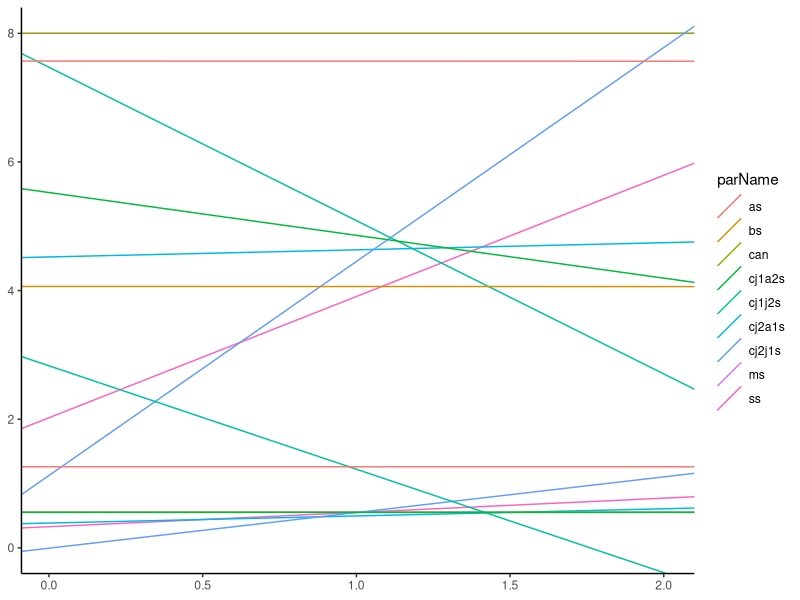
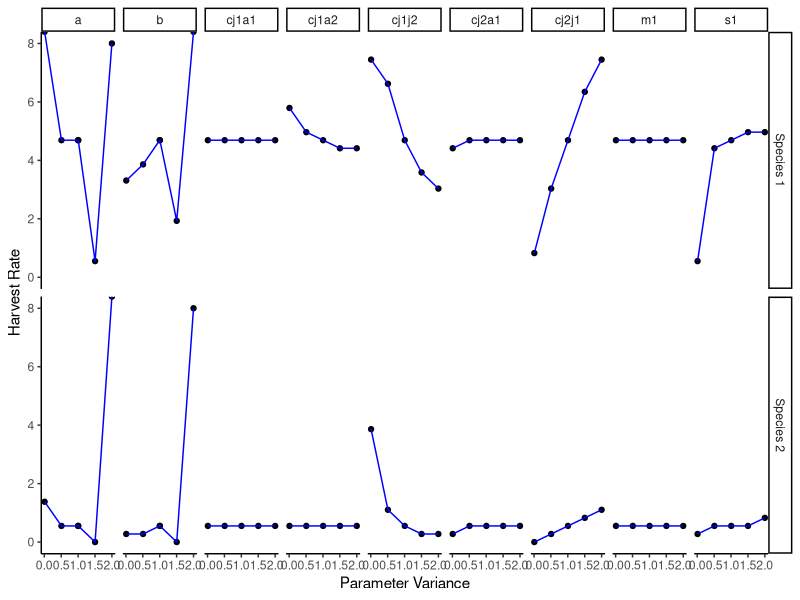

R code for these plots, in order:
## CJD 1.12.2021
## Updated sensitivity analysis with better plots

rm(list=ls())
library(deSolve)
library(ggplot2)
library(ggpubr)
#model function
# qE - harvest, species specific, this is what is controlled by 'regulations'
# s - juvenile overwinter survival, species specific
# m - adult natural mortality rate, species specific
# cJA - effect of adults of a given species on juveniles of a given species (cover cannibalism or interspecific predation, both happen in foraging arena)
# cJJ - effect of juveniles of one species on juveniles of the other (can be predation or competition)
# h - rate at which juveniles leave foraging arena for refuge, species specific
# v - rate at which juveniles enter foraging arena from refuge, species specific
# stock1 - annual stocked num spp1
# stock2 - annual stocked num spp2
simBiggsQ2<-function(t,y,params){
  A1<-y[1]
  A2<-y[2]
  J1<-y[3]
  J2<-y[4]
  with(as.list(params),{
    dA1dt=-qE1Fun(t)*A1-m1*A1+s1*J1
    dA2dt=-qE2Fun(t)*A2-m2*A2+s2*J2
    dJ1dt=-cJ1J2*J2*J1-((cJ1A2*v1*A2*J1)/(h1Fun(t)+v1+cJ1A2*A2))-((cJ1A1*v1*A1*J1)/(h1Fun(t)+v1+cJ1A1*A1))-s1*J1+(5000*A1/(500+A1))+st1Fun(t)
    dJ2dt=-cJ2J1*J1*J2-((cJ2A1*v2*A1*J2)/(h2Fun(t)+v2+cJ2A1*A1))-((cJ2A2*v2*A2*J2)/(h2Fun(t)+v2+cJ2A2*A2))-s2*J2+(5000*A2/(500+A2))+st2Fun(t)
    return(list(c(dA1dt,dA2dt,dJ1dt,dJ2dt)))
  })
}

#finding transition points for sensitivity analysis
tpS=function(x,y0,parmName){
  tips=data.frame(parVal=numeric(length(unique(x[,2]))),
                  minQTP=numeric(length(unique(x[,2]))),
                  maxQTP=numeric(length(unique(x[,2]))),
                  dom=character(length(unique(x[,2]))),
                  parName=rep(parmName,length(unique(x[,2]))))
  fits=data.frame(parName=parmName,intercept=numeric(1),slope=numeric(1))
  for(i in 1:length(unique(x[,2]))){
    init=y0[1]>y0[2]
    temp=x[x[,2]==unique(x[,2])[i],]
    comp=temp$A1>temp$A2+100
    harv=c(min(temp$qEs[comp!=init]),max(temp$qEs[comp!=init]))
    tips$parVal[i]=unique(x[,2])[i]
    tips$minQTP[i]=harv[1]
    tips$maxQTP[i]=harv[2]
    tips$dom[i]=ifelse(init==T,"A1","A2")
  }
  if(length(unique(tips$minQTP[is.finite(tips$minQTP)]))>1){
    fit=lm(tips$minQTP[is.finite(tips$minQTP)]~tips$parVal[is.finite(tips$minQTP)])
  }else{fit=lm(tips$maxQTP[is.finite(tips$maxQTP)]~tips$parVal[is.finite(tips$maxQTP)])}
  fits$intercept=fit$coefficients[1]
  fits$slope=fit$coefficients[2]
  return(list(tips,fits))
}

#### JUVENILE SURVIVAL RATE ####
tstep=times=1:300
ss=seq(.01,2,length.out = 5)
qEs=seq(0,8,length.out=30)
combos=expand.grid(qEs,ss);colnames(combos)=c("qEs","ss")
store=data.frame(A1=0,A2=0,J1=0,J2=0);store=cbind(combos,store)
store2=data.frame(A1=0,A2=0,J1=0,J2=0);store2=cbind(combos,store2)

y01=c(500,5000,0,0)
for(i in 1:nrow(store)){
  qE1Fun=approxfun(x=tstep,y=c(rep(store$qEs[i],length(tstep))))
  qE2Fun=approxfun(x=tstep,y=rep(2,length(tstep)))
  h1Fun=approxfun(x=tstep,y=rep(8,length(tstep)))
  h2Fun=approxfun(x=tstep,y=rep(8,length(tstep)))
  st1Fun=approxfun(x=tstep,y=rep(0,length(tstep)))
  st2Fun=approxfun(x=tstep,y=rep(0,length(tstep)))
  
  p=c(c(s1=0.1*store$ss[i],m1=0.1,cJ1A1=0.001,cJ1A2=0.05,cJ1J2=0.003,v1=1),
      c(s2=0.1,m2=0.1,cJ2A2=0.001,cJ2A1=0.03,cJ2J1=0.003,v2=1))
  sim=ode(y=y01,times=times,func=simBiggsQ2,parms=p)
  store$A1[i]=sim[nrow(sim)-1,2]
  store$A2[i]=sim[nrow(sim)-1,3]
  store$J1[i]=sim[nrow(sim)-1,4]
  store$J2[i]=sim[nrow(sim)-1,5]
  #store$ss[i]=ss[f]
}
y02=c(5000,500,0,0)
for(i in 1:nrow(store2)){
  qE1Fun=approxfun(x=tstep,y=c(rep(store2$qEs[i],length(tstep))))
  qE2Fun=approxfun(x=tstep,y=rep(1.8,length(tstep)))
  h1Fun=approxfun(x=tstep,y=rep(8,length(tstep)))
  h2Fun=approxfun(x=tstep,y=rep(8,length(tstep)))
  st1Fun=approxfun(x=tstep,y=rep(0,length(tstep)))
  st2Fun=approxfun(x=tstep,y=rep(0,length(tstep)))
  
  p=c(c(s1=0.1*store2$ss[i],m1=0.1,cJ1A1=0.001,cJ1A2=0.05,cJ1J2=0.003,v1=1),
      c(s2=0.1,m2=0.1,cJ2A2=0.001,cJ2A1=0.03,cJ2J1=0.003,v2=1))
  sim=ode(y=y02,times=times,func=simBiggsQ2,parms=p)
  store2$A1[i]=sim[nrow(sim)-1,2]
  store2$A2[i]=sim[nrow(sim)-1,3]
  store2$J1[i]=sim[nrow(sim)-1,4]
  store2$J2[i]=sim[nrow(sim)-1,5]
  #store2$ss[i]=ss[f]
}

t1=tpS(x=store,y0=y01,parmName="ss")
t2=tpS(x=store2,y0=y02,parmName="ss")




#### ADULT NATURAL MORTALITY RATE ####
#looking to see how variation in the adult natural mortality rate for species 1 changes whether or not stable states occur
times=1:300

ms=seq(.01,2,length.out = 5)
qEs=seq(0,8,length.out=30)
combos=expand.grid(qEs,ms);colnames(combos)=c("qEs","ms")
store=data.frame(A1=0,A2=0,J1=0,J2=0);store=cbind(combos,store)
store2=data.frame(A1=0,A2=0,J1=0,J2=0);store2=cbind(combos,store2)

y01=c(500,5000,0,0)
for(i in 1:nrow(store)){
  qE1Fun=approxfun(x=tstep,y=c(rep(store$qEs[i],length(tstep))))
  qE2Fun=approxfun(x=tstep,y=rep(2,length(tstep)))
  h1Fun=approxfun(x=tstep,y=rep(8,length(tstep)))
  h2Fun=approxfun(x=tstep,y=rep(8,length(tstep)))
  st1Fun=approxfun(x=tstep,y=rep(0,length(tstep)))
  st2Fun=approxfun(x=tstep,y=rep(0,length(tstep)))
  
  p=c(c(s1=0.1,m1=0.1*store$ms[i],cJ1A1=0.001,cJ1A2=0.05,cJ1J2=0.003,v1=1),
      c(s2=0.1,m2=0.1,cJ2A2=0.001,cJ2A1=0.03,cJ2J1=0.003,v2=1))
  sim=ode(y=y01,times=times,func=simBiggsQ2,parms=p)
  store$A1[i]=sim[nrow(sim)-1,2]
  store$A2[i]=sim[nrow(sim)-1,3]
  store$J1[i]=sim[nrow(sim)-1,4]
  store$J2[i]=sim[nrow(sim)-1,5]
}
y02=c(5000,500,0,0)
for(i in 1:nrow(store2)){
  qE1Fun=approxfun(x=tstep,y=c(rep(store2$qEs[i],length(tstep))))
  qE2Fun=approxfun(x=tstep,y=rep(1.8,length(tstep)))
  h1Fun=approxfun(x=tstep,y=rep(8,length(tstep)))
  h2Fun=approxfun(x=tstep,y=rep(8,length(tstep)))
  st1Fun=approxfun(x=tstep,y=rep(0,length(tstep)))
  st2Fun=approxfun(x=tstep,y=rep(0,length(tstep)))
  
  p=c(c(s1=0.1,m1=0.1*store2$ms[i],cJ1A1=0.001,cJ1A2=0.05,cJ1J2=0.003,v1=1),
      c(s2=0.1,m2=0.1,cJ2A2=0.001,cJ2A1=0.03,cJ2J1=0.003,v2=1))
  sim=ode(y=y02,times=times,func=simBiggsQ2,parms=p)
  store2$A1[i]=sim[nrow(sim)-1,2]
  store2$A2[i]=sim[nrow(sim)-1,3]
  store2$J1[i]=sim[nrow(sim)-1,4]
  store2$J2[i]=sim[nrow(sim)-1,5]
}

t3=tpS(x=store,y0=y01,parmName="ms")
t4=tpS(x=store2,y0=y02,parmName="ms")



#### ADULT PREDATION ON J2 ####
#looking to see how variation in the adult predation j2 for species 1 changes whether or not stable states occur
times=1:300

cj2a1s=seq(.01,2,length.out = 5)
qEs=seq(0,8,length.out=30)
combos=expand.grid(qEs,cj2a1s);colnames(combos)=c("qEs","cj2a1s")
store=data.frame(A1=0,A2=0,J1=0,J2=0);store=cbind(combos,store)
store2=data.frame(A1=0,A2=0,J1=0,J2=0);store2=cbind(combos,store2)

y01=c(500,5000,0,0)
for(i in 1:nrow(store)){
  qE1Fun=approxfun(x=tstep,y=c(rep(store$qEs[i],length(tstep))))
  qE2Fun=approxfun(x=tstep,y=rep(2,length(tstep)))
  h1Fun=approxfun(x=tstep,y=rep(8,length(tstep)))
  h2Fun=approxfun(x=tstep,y=rep(8,length(tstep)))
  st1Fun=approxfun(x=tstep,y=rep(0,length(tstep)))
  st2Fun=approxfun(x=tstep,y=rep(0,length(tstep)))
  
  p=c(c(s1=0.1,m1=0.1,cJ1A1=0.001,cJ1A2=0.05,cJ1J2=0.003,v1=1),
      c(s2=0.1,m2=0.1,cJ2A2=0.001,cJ2A1=0.03*store$cj2a1s[i],cJ2J1=0.003,v2=1))
  sim=ode(y=y01,times=times,func=simBiggsQ2,parms=p)
  store$A1[i]=sim[nrow(sim)-1,2]
  store$A2[i]=sim[nrow(sim)-1,3]
  store$J1[i]=sim[nrow(sim)-1,4]
  store$J2[i]=sim[nrow(sim)-1,5]
}
y02=c(5000,500,0,0)
for(i in 1:nrow(store2)){
  qE1Fun=approxfun(x=tstep,y=c(rep(store2$qEs[i],length(tstep))))
  qE2Fun=approxfun(x=tstep,y=rep(1.8,length(tstep)))
  h1Fun=approxfun(x=tstep,y=rep(8,length(tstep)))
  h2Fun=approxfun(x=tstep,y=rep(8,length(tstep)))
  st1Fun=approxfun(x=tstep,y=rep(0,length(tstep)))
  st2Fun=approxfun(x=tstep,y=rep(0,length(tstep)))
  
  p=c(c(s1=0.1,m1=0.1,cJ1A1=0.001,cJ1A2=0.05,cJ1J2=0.003,v1=1),
      c(s2=0.1,m2=0.1,cJ2A2=0.001,cJ2A1=0.03*store2$cj2a1s[i],cJ2J1=0.003,v2=1))
  sim=ode(y=y02,times=times,func=simBiggsQ2,parms=p)
  store2$A1[i]=sim[nrow(sim)-1,2]
  store2$A2[i]=sim[nrow(sim)-1,3]
  store2$J1[i]=sim[nrow(sim)-1,4]
  store2$J2[i]=sim[nrow(sim)-1,5]
}

t5=tpS(x=store,y0=y01,parmName="cj2a1s")
t6=tpS(x=store2,y0=y02,parmName="cj2a1s")



#### SP1 CANNIBALISM RATE ####

times=1:300

can=seq(.01,2,length.out = 5)
qEs=seq(0,8,length.out=30)
combos=expand.grid(qEs,can);colnames(combos)=c("qEs","can")
store=data.frame(A1=0,A2=0,J1=0,J2=0);store=cbind(combos,store)
store2=data.frame(A1=0,A2=0,J1=0,J2=0);store2=cbind(combos,store2)


y01=c(500,5000,0,0)
for(i in 1:nrow(store)){
  qE1Fun=approxfun(x=tstep,y=c(rep(store$qEs[i],length(tstep))))
  qE2Fun=approxfun(x=tstep,y=rep(2,length(tstep)))
  h1Fun=approxfun(x=tstep,y=rep(8,length(tstep)))
  h2Fun=approxfun(x=tstep,y=rep(8,length(tstep)))
  st1Fun=approxfun(x=tstep,y=rep(0,length(tstep)))
  st2Fun=approxfun(x=tstep,y=rep(0,length(tstep)))
  
  p=c(c(s1=0.1,m1=0.1,cJ1A1=0.001*store$can[i],cJ1A2=0.05,cJ1J2=0.003,v1=1),
      c(s2=0.1,m2=0.1,cJ2A2=0.001,cJ2A1=0.03,cJ2J1=0.003,v2=1))
  sim=ode(y=y01,times=times,func=simBiggsQ2,parms=p)
  store$A1[i]=sim[nrow(sim)-1,2]
  store$A2[i]=sim[nrow(sim)-1,3]
  store$J1[i]=sim[nrow(sim)-1,4]
  store$J2[i]=sim[nrow(sim)-1,5]
}
y02=c(5000,500,0,0)
for(i in 1:nrow(store)){
  qE1Fun=approxfun(x=tstep,y=c(rep(store2$qEs[i],length(tstep))))
  qE2Fun=approxfun(x=tstep,y=rep(1.8,length(tstep)))
  h1Fun=approxfun(x=tstep,y=rep(8,length(tstep)))
  h2Fun=approxfun(x=tstep,y=rep(8,length(tstep)))
  st1Fun=approxfun(x=tstep,y=rep(0,length(tstep)))
  st2Fun=approxfun(x=tstep,y=rep(0,length(tstep)))
  
  p=c(c(s1=0.1,m1=0.1,cJ1A1=0.001*store2$can[i],cJ1A2=0.05,cJ1J2=0.003,v1=1),
      c(s2=0.1,m2=0.1,cJ2A2=0.001,cJ2A1=0.03,cJ2J1=0.003,v2=1))
  sim=ode(y=y02,times=times,func=simBiggsQ2,parms=p)
  store2$A1[i]=sim[nrow(sim)-1,2]
  store2$A2[i]=sim[nrow(sim)-1,3]
  store2$J1[i]=sim[nrow(sim)-1,4]
  store2$J2[i]=sim[nrow(sim)-1,5]
  
}

t7=tpS(x=store,y0=y01,parmName="can")
t8=tpS(x=store2,y0=y02,parmName="can")

#### EFFECT OF J1 ON J2 ####
#looking to see how variation in the j1 effect on j2 changes whether or not stable states occur
times=1:300

cj2j1s=seq(.01,2,length.out = 5)
qEs=seq(0,8,length.out=30)
combos=expand.grid(qEs,cj2a1s);colnames(combos)=c("qEs","cj2j1s")
store=data.frame(A1=0,A2=0,J1=0,J2=0);store=cbind(combos,store)
store2=data.frame(A1=0,A2=0,J1=0,J2=0);store2=cbind(combos,store2)

y01=c(500,5000,0,0)
for(i in 1:nrow(store)){
  qE1Fun=approxfun(x=tstep,y=c(rep(store$qEs[i],length(tstep))))
  qE2Fun=approxfun(x=tstep,y=rep(2,length(tstep)))
  h1Fun=approxfun(x=tstep,y=rep(8,length(tstep)))
  h2Fun=approxfun(x=tstep,y=rep(8,length(tstep)))
  st1Fun=approxfun(x=tstep,y=rep(0,length(tstep)))
  st2Fun=approxfun(x=tstep,y=rep(0,length(tstep)))
  
  p=c(c(s1=0.1,m1=0.1,cJ1A1=0.001,cJ1A2=0.05,cJ1J2=0.003,v1=1),
      c(s2=0.1,m2=0.1,cJ2A2=0.001,cJ2A1=0.03,cJ2J1=0.003*store$cj2j1s[i],v2=1))
  sim=ode(y=y01,times=times,func=simBiggsQ2,parms=p)
  store$A1[i]=sim[nrow(sim)-1,2]
  store$A2[i]=sim[nrow(sim)-1,3]
  store$J1[i]=sim[nrow(sim)-1,4]
  store$J2[i]=sim[nrow(sim)-1,5]
}
y02=c(5000,500,0,0)
for(i in 1:nrow(store2)){
  qE1Fun=approxfun(x=tstep,y=c(rep(store2$qEs[i],length(tstep))))
  qE2Fun=approxfun(x=tstep,y=rep(1.8,length(tstep)))
  h1Fun=approxfun(x=tstep,y=rep(8,length(tstep)))
  h2Fun=approxfun(x=tstep,y=rep(8,length(tstep)))
  st1Fun=approxfun(x=tstep,y=rep(0,length(tstep)))
  st2Fun=approxfun(x=tstep,y=rep(0,length(tstep)))
  
  p=c(c(s1=0.1,m1=0.1,cJ1A1=0.001,cJ1A2=0.05,cJ1J2=0.003,v1=1),
      c(s2=0.1,m2=0.1,cJ2A2=0.001,cJ2A1=0.03,cJ2J1=0.003*store2$cj2j1s[i],v2=1))
  sim=ode(y=y02,times=times,func=simBiggsQ2,parms=p)
  store2$A1[i]=sim[nrow(sim)-1,2]
  store2$A2[i]=sim[nrow(sim)-1,3]
  store2$J1[i]=sim[nrow(sim)-1,4]
  store2$J2[i]=sim[nrow(sim)-1,5]
}


t9=tpS(x=store,y0=y01,parmName="cj2j1s")
t10=tpS(x=store2,y0=y02,parmName="cj2j1s")

#### EFFECT OF J2 ON J1 ####
#looking to see how variation in the j2 effect on j1 changes whether or not stable states occur
times=1:300

cj1j2s=seq(.01,2,length.out = 5)
qEs=seq(0,8,length.out=30)
combos=expand.grid(qEs,cj2a1s);colnames(combos)=c("qEs","cj1j2s")
store=data.frame(A1=0,A2=0,J1=0,J2=0);store=cbind(combos,store)
store2=data.frame(A1=0,A2=0,J1=0,J2=0);store2=cbind(combos,store2)

y01=c(500,5000,0,0)
for(i in 1:nrow(store)){
  qE1Fun=approxfun(x=tstep,y=c(rep(store$qEs[i],length(tstep))))
  qE2Fun=approxfun(x=tstep,y=rep(2,length(tstep)))
  h1Fun=approxfun(x=tstep,y=rep(8,length(tstep)))
  h2Fun=approxfun(x=tstep,y=rep(8,length(tstep)))
  st1Fun=approxfun(x=tstep,y=rep(0,length(tstep)))
  st2Fun=approxfun(x=tstep,y=rep(0,length(tstep)))
  
  p=c(c(s1=0.1,m1=0.1,cJ1A1=0.001,cJ1A2=0.05,cJ1J2=0.003*store$cj1j2s[i],v1=1),
      c(s2=0.1,m2=0.1,cJ2A2=0.001,cJ2A1=0.03,cJ2J1=0.003,v2=1))
  sim=ode(y=y01,times=times,func=simBiggsQ2,parms=p)
  store$A1[i]=sim[nrow(sim)-1,2]
  store$A2[i]=sim[nrow(sim)-1,3]
  store$J1[i]=sim[nrow(sim)-1,4]
  store$J2[i]=sim[nrow(sim)-1,5]
}
y02=c(5000,500,0,0)
for(i in 1:nrow(store2)){
  qE1Fun=approxfun(x=tstep,y=c(rep(store2$qEs[i],length(tstep))))
  qE2Fun=approxfun(x=tstep,y=rep(1.8,length(tstep)))
  h1Fun=approxfun(x=tstep,y=rep(8,length(tstep)))
  h2Fun=approxfun(x=tstep,y=rep(8,length(tstep)))
  st1Fun=approxfun(x=tstep,y=rep(0,length(tstep)))
  st2Fun=approxfun(x=tstep,y=rep(0,length(tstep)))
  
  p=c(c(s1=0.1,m1=0.1,cJ1A1=0.001,cJ1A2=0.05,cJ1J2=0.003*store$cj1j2s[i],v1=1),
      c(s2=0.1,m2=0.1,cJ2A2=0.001,cJ2A1=0.03,cJ2J1=0.003,v2=1))
  sim=ode(y=y02,times=times,func=simBiggsQ2,parms=p)
  store2$A1[i]=sim[nrow(sim)-1,2]
  store2$A2[i]=sim[nrow(sim)-1,3]
  store2$J1[i]=sim[nrow(sim)-1,4]
  store2$J2[i]=sim[nrow(sim)-1,5]
}


t11=tpS(x=store,y0=y01,parmName="cj1j2s")
t12=tpS(x=store2,y0=y02,parmName="cj1j2s")


#### ADULT PREDATION ON J1 ####
#looking to see how variation in the adult predation j1 for species 2 changes whether or not stable states occur
times=1:300

cj1a2s=seq(.01,2,length.out = 5)
qEs=seq(0,8,length.out=30)
combos=expand.grid(qEs,cj2a1s);colnames(combos)=c("qEs","cj1a2s")
store=data.frame(A1=0,A2=0,J1=0,J2=0);store=cbind(combos,store)
store2=data.frame(A1=0,A2=0,J1=0,J2=0);store2=cbind(combos,store2)

y01=c(500,5000,0,0)
for(i in 1:nrow(store)){
  qE1Fun=approxfun(x=tstep,y=c(rep(store$qEs[i],length(tstep))))
  qE2Fun=approxfun(x=tstep,y=rep(2,length(tstep)))
  h1Fun=approxfun(x=tstep,y=rep(8,length(tstep)))
  h2Fun=approxfun(x=tstep,y=rep(8,length(tstep)))
  st1Fun=approxfun(x=tstep,y=rep(0,length(tstep)))
  st2Fun=approxfun(x=tstep,y=rep(0,length(tstep)))
  
  p=c(c(s1=0.1,m1=0.1,cJ1A1=0.001,cJ1A2=0.05*store$cj1a2s[i],cJ1J2=0.003,v1=1),
      c(s2=0.1,m2=0.1,cJ2A2=0.001,cJ2A1=0.03,cJ2J1=0.003,v2=1))
  sim=ode(y=y01,times=times,func=simBiggsQ2,parms=p)
  store$A1[i]=sim[nrow(sim)-1,2]
  store$A2[i]=sim[nrow(sim)-1,3]
  store$J1[i]=sim[nrow(sim)-1,4]
  store$J2[i]=sim[nrow(sim)-1,5]
}
y02=c(5000,500,0,0)
for(i in 1:nrow(store2)){
  qE1Fun=approxfun(x=tstep,y=c(rep(store2$qEs[i],length(tstep))))
  qE2Fun=approxfun(x=tstep,y=rep(1.8,length(tstep)))
  h1Fun=approxfun(x=tstep,y=rep(8,length(tstep)))
  h2Fun=approxfun(x=tstep,y=rep(8,length(tstep)))
  st1Fun=approxfun(x=tstep,y=rep(0,length(tstep)))
  st2Fun=approxfun(x=tstep,y=rep(0,length(tstep)))
  
  p=c(c(s1=0.1,m1=0.1,cJ1A1=0.001,cJ1A2=0.05*store2$cj1a2s[i],cJ1J2=0.003,v1=1),
      c(s2=0.1,m2=0.1,cJ2A2=0.001,cJ2A1=0.03,cJ2J1=0.003,v2=1))
  sim=ode(y=y02,times=times,func=simBiggsQ2,parms=p)
  store2$A1[i]=sim[nrow(sim)-1,2]
  store2$A2[i]=sim[nrow(sim)-1,3]
  store2$J1[i]=sim[nrow(sim)-1,4]
  store2$J2[i]=sim[nrow(sim)-1,5]
}


t13=tpS(x=store,y0=y01,parmName="cj1a2s")
t14=tpS(x=store2,y0=y02,parmName="cj1a2s")


#### B-H SENSITIVITY ####
#varying the  parms a & b for species 1 to see the effect of differing recruitment on stable states
# I need to create a few functions that have different parms since the function has them coded into it.
# based on Hilborn and Walters book parm a is maybe more important to vary
#species 2 stock recruitment will stay the same through all variants of speces 1 recruitment

#original a=5000; b=500
simBiggsQ2<-function(t,y,params){
  A1<-y[1]
  A2<-y[2]
  J1<-y[3]
  J2<-y[4]
  with(as.list(params),{
    dA1dt=-qE1Fun(t)*A1-m1*A1+s1*J1
    dA2dt=-qE2Fun(t)*A2-m2*A2+s2*J2
    dJ1dt=-cJ1J2*J2*J1-((cJ1A2*v1*A2*J1)/(h1Fun(t)+v1+cJ1A2*A2))-((cJ1A1*v1*A1*J1)/(h1Fun(t)+v1+cJ1A1*A1))-s1*J1+(5000*A1/(500+A1))+st1Fun(t)
    dJ2dt=-cJ2J1*J1*J2-((cJ2A1*v2*A1*J2)/(h2Fun(t)+v2+cJ2A1*A1))-((cJ2A2*v2*A2*J2)/(h2Fun(t)+v2+cJ2A2*A2))-s2*J2+(5000*A2/(500+A2))+st2Fun(t)
    return(list(c(dA1dt,dA2dt,dJ1dt,dJ2dt)))
  })
}

#var1 a=50; b=500
var1<-function(t,y,params){
  A1<-y[1]
  A2<-y[2]
  J1<-y[3]
  J2<-y[4]
  with(as.list(params),{
    dA1dt=-qE1Fun(t)*A1-m1*A1+s1*J1
    dA2dt=-qE2Fun(t)*A2-m2*A2+s2*J2
    dJ1dt=-cJ1J2*J2*J1-((cJ1A2*v1*A2*J1)/(h1Fun(t)+v1+cJ1A2*A2))-((cJ1A1*v1*A1*J1)/(h1Fun(t)+v1+cJ1A1*A1))-s1*J1+(5000*0.01*A1/(500+A1))+st1Fun(t)
    dJ2dt=-cJ2J1*J1*J2-((cJ2A1*v2*A1*J2)/(h2Fun(t)+v2+cJ2A1*A1))-((cJ2A2*v2*A2*J2)/(h2Fun(t)+v2+cJ2A2*A2))-s2*J2+(5000*A2/(500+A2))+st2Fun(t)
    return(list(c(dA1dt,dA2dt,dJ1dt,dJ2dt)))
  })
}

# var2 a=2537; b=500
var2<-function(t,y,params){
  A1<-y[1]
  A2<-y[2]
  J1<-y[3]
  J2<-y[4]
  with(as.list(params),{
    dA1dt=-qE1Fun(t)*A1-m1*A1+s1*J1
    dA2dt=-qE2Fun(t)*A2-m2*A2+s2*J2
    dJ1dt=-cJ1J2*J2*J1-((cJ1A2*v1*A2*J1)/(h1Fun(t)+v1+cJ1A2*A2))-((cJ1A1*v1*A1*J1)/(h1Fun(t)+v1+cJ1A1*A1))-s1*J1+(5000*0.0575*A1/(500+A1))+st1Fun(t)
    dJ2dt=-cJ2J1*J1*J2-((cJ2A1*v2*A1*J2)/(h2Fun(t)+v2+cJ2A1*A1))-((cJ2A2*v2*A2*J2)/(h2Fun(t)+v2+cJ2A2*A2))-s2*J2+(5000*A2/(500+A2))+st2Fun(t)
    return(list(c(dA1dt,dA2dt,dJ1dt,dJ2dt)))
  })
}

# var 3 a=5025; b=500
var3<-function(t,y,params){
  A1<-y[1]
  A2<-y[2]
  J1<-y[3]
  J2<-y[4]
  with(as.list(params),{
    dA1dt=-qE1Fun(t)*A1-m1*A1+s1*J1
    dA2dt=-qE2Fun(t)*A2-m2*A2+s2*J2
    dJ1dt=-cJ1J2*J2*J1-((cJ1A2*v1*A2*J1)/(h1Fun(t)+v1+cJ1A2*A2))-((cJ1A1*v1*A1*J1)/(h1Fun(t)+v1+cJ1A1*A1))-s1*J1+(5000*1.005*A1/(500+A1))+st1Fun(t)
    dJ2dt=-cJ2J1*J1*J2-((cJ2A1*v2*A1*J2)/(h2Fun(t)+v2+cJ2A1*A1))-((cJ2A2*v2*A2*J2)/(h2Fun(t)+v2+cJ2A2*A2))-s2*J2+(5000*A2/(500+A2))+st2Fun(t)
    return(list(c(dA1dt,dA2dt,dJ1dt,dJ2dt)))
  })
}

# var 4 a=7512; b=500
var4<-function(t,y,params){
  A1<-y[1]
  A2<-y[2]
  J1<-y[3]
  J2<-y[4]
  with(as.list(params),{
    dA1dt=-qE1Fun(t)*A1-m1*A1+s1*J1
    dA2dt=-qE2Fun(t)*A2-m2*A2+s2*J2
    dJ1dt=-cJ1J2*J2*J1-((cJ1A2*v1*A2*J1)/(h1Fun(t)+v1+cJ1A2*A2))-((cJ1A1*v1*A1*J1)/(h1Fun(t)+v1+cJ1A1*A1))-s1*J1+(5000*A1/(500+A1))+st1Fun(t)
    dJ2dt=-cJ2J1*J1*J2-((cJ2A1*v2*A1*J2)/(h2Fun(t)+v2+cJ2A1*A1))-((cJ2A2*v2*A2*J2)/(h2Fun(t)+v2+cJ2A2*A2))-s2*J2+(5000*A2/(500+A2))+st2Fun(t)
    return(list(c(dA1dt,dA2dt,dJ1dt,dJ2dt)))
  })
}

# var 5 a=5500; b=500
var5<-function(t,y,params){
  A1<-y[1]
  A2<-y[2]
  J1<-y[3]
  J2<-y[4]
  with(as.list(params),{
    dA1dt=-qE1Fun(t)*A1-m1*A1+s1*J1
    dA2dt=-qE2Fun(t)*A2-m2*A2+s2*J2
    dJ1dt=-cJ1J2*J2*J1-((cJ1A2*v1*A2*J1)/(h1Fun(t)+v1+cJ1A2*A2))-((cJ1A1*v1*A1*J1)/(h1Fun(t)+v1+cJ1A1*A1))-s1*J1+(5000*2*A1/(500+A1))+st1Fun(t)
    dJ2dt=-cJ2J1*J1*J2-((cJ2A1*v2*A1*J2)/(h2Fun(t)+v2+cJ2A1*A1))-((cJ2A2*v2*A2*J2)/(h2Fun(t)+v2+cJ2A2*A2))-s2*J2+(5000*A2/(500+A2))+st2Fun(t)
    return(list(c(dA1dt,dA2dt,dJ1dt,dJ2dt)))
  })
}

times=1:300
funlist=list(simBiggsQ2,var1,var2,var3,var4,var5)
as=c(5000,50,2537,5025,7512,10000)
qEs=seq(0,8,length.out=30)
combos=expand.grid(qEs,as);colnames(combos)=c("qEs","as")
store=data.frame(A1=0,A2=0,J1=0,J2=0);store=cbind(combos,store)
store2=data.frame(A1=0,A2=0,J1=0,J2=0);store2=cbind(combos,store2)

y01=c(500,5000,0,0)
for(i in 1:nrow(store)){
  qE1Fun=approxfun(x=tstep,y=c(rep(store$qEs[i],length(tstep))))
  qE2Fun=approxfun(x=tstep,y=rep(2,length(tstep)))
  h1Fun=approxfun(x=tstep,y=rep(8,length(tstep)))
  h2Fun=approxfun(x=tstep,y=rep(8,length(tstep)))
  st1Fun=approxfun(x=tstep,y=rep(0,length(tstep)))
  st2Fun=approxfun(x=tstep,y=rep(0,length(tstep)))
  
  p=c(c(s1=0.1,m1=0.1,cJ1A1=0.001,cJ1A2=0.05,cJ1J2=0.003,v1=1),
      c(s2=0.1,m2=0.1,cJ2A2=0.001,cJ2A1=0.03,cJ2J1=0.003,v2=1))
  if(store$as[i]==5000){
    sim=ode(y=y01,times=times,func=simBiggsQ2,parms=p)
  }else{if(store$as[i]==50){
    sim=ode(y=y01,times=times,func=var5,parms=p)
  }else{if(store$as[i]==2537){
    sim=ode(y=y01,times=times,func=var4,parms=p)
  }else{if(store$as[i]==5025){
    sim=ode(y=y01,times=times,func=var3,parms=p)
  }else{if(store$as[i]==7512){
    sim=ode(y=y01,times=times,func=var2,parms=p)
  }else{if(store$as[i]==10000){
    sim=ode(y=y01,times=times,func=var1,parms=p)
  }
  }}}}}
  
  store$A1[i]=sim[nrow(sim)-1,2]
  store$A2[i]=sim[nrow(sim)-1,3]
  store$J1[i]=sim[nrow(sim)-1,4]
  store$J2[i]=sim[nrow(sim)-1,5]
}
y02=c(5000,500,0,0)
for(i in 1:nrow(store2)){
  qE1Fun=approxfun(x=tstep,y=c(rep(store2$qEs[i],length(tstep))))
  qE2Fun=approxfun(x=tstep,y=rep(1.8,length(tstep)))
  h1Fun=approxfun(x=tstep,y=rep(8,length(tstep)))
  h2Fun=approxfun(x=tstep,y=rep(8,length(tstep)))
  st1Fun=approxfun(x=tstep,y=rep(0,length(tstep)))
  st2Fun=approxfun(x=tstep,y=rep(0,length(tstep)))
  
  p=c(c(s1=0.1,m1=0.1,cJ1A1=0.001,cJ1A2=0.05,cJ1J2=0.003,v1=1),
      c(s2=0.1,m2=0.1,cJ2A2=0.001,cJ2A1=0.03,cJ2J1=0.003,v2=1))
  if(store2$as[i]==5000){
    sim=ode(y=y02,times=times,func=simBiggsQ2,parms=p)
  }else{if(store2$as[i]==50){
    sim=ode(y=y02,times=times,func=var5,parms=p)
  }else{if(store2$as[i]==2537){
    sim=ode(y=y02,times=times,func=var4,parms=p)
  }else{if(store2$as[i]==5025){
    sim=ode(y=y02,times=times,func=var3,parms=p)
  }else{if(store2$as[i]==7512){
    sim=ode(y=y02,times=times,func=var2,parms=p)
  }else{if(store2$as[i]==10000){
    sim=ode(y=y02,times=times,func=var1,parms=p)
  }
  }}}}}
  store2$A1[i]=sim[nrow(sim)-1,2]
  store2$A2[i]=sim[nrow(sim)-1,3]
  store2$J1[i]=sim[nrow(sim)-1,4]
  store2$J2[i]=sim[nrow(sim)-1,5]
}


t15=tpS(x=store,y0=y01,parmName="as")
t16=tpS(x=store2,y0=y02,parmName="as")


#### B-H PARM B SENSITIVITY ####
#original a=5000; b=500
simBiggsQ2<-function(t,y,params){
  A1<-y[1]
  A2<-y[2]
  J1<-y[3]
  J2<-y[4]
  with(as.list(params),{
    dA1dt=-qE1Fun(t)*A1-m1*A1+s1*J1
    dA2dt=-qE2Fun(t)*A2-m2*A2+s2*J2
    dJ1dt=-cJ1J2*J2*J1-((cJ1A2*v1*A2*J1)/(h1Fun(t)+v1+cJ1A2*A2))-((cJ1A1*v1*A1*J1)/(h1Fun(t)+v1+cJ1A1*A1))-s1*J1+(5000*A1/(500+A1))+st1Fun(t)
    dJ2dt=-cJ2J1*J1*J2-((cJ2A1*v2*A1*J2)/(h2Fun(t)+v2+cJ2A1*A1))-((cJ2A2*v2*A2*J2)/(h2Fun(t)+v2+cJ2A2*A2))-s2*J2+(5000*A2/(500+A2))+st2Fun(t)
    return(list(c(dA1dt,dA2dt,dJ1dt,dJ2dt)))
  })
}

#var1 a=5000; b=5
var1b<-function(t,y,params){
  A1<-y[1]
  A2<-y[2]
  J1<-y[3]
  J2<-y[4]
  with(as.list(params),{
    dA1dt=-qE1Fun(t)*A1-m1*A1+s1*J1
    dA2dt=-qE2Fun(t)*A2-m2*A2+s2*J2
    dJ1dt=-cJ1J2*J2*J1-((cJ1A2*v1*A2*J1)/(h1Fun(t)+v1+cJ1A2*A2))-((cJ1A1*v1*A1*J1)/(h1Fun(t)+v1+cJ1A1*A1))-s1*J1+(5000*A1/(500*.01+A1))+st1Fun(t)
    dJ2dt=-cJ2J1*J1*J2-((cJ2A1*v2*A1*J2)/(h2Fun(t)+v2+cJ2A1*A1))-((cJ2A2*v2*A2*J2)/(h2Fun(t)+v2+cJ2A2*A2))-s2*J2+(5000*A2/(500+A2))+st2Fun(t)
    return(list(c(dA1dt,dA2dt,dJ1dt,dJ2dt)))
  })
}

# var2 a=5000; b=253
var2b<-function(t,y,params){
  A1<-y[1]
  A2<-y[2]
  J1<-y[3]
  J2<-y[4]
  with(as.list(params),{
    dA1dt=-qE1Fun(t)*A1-m1*A1+s1*J1
    dA2dt=-qE2Fun(t)*A2-m2*A2+s2*J2
    dJ1dt=-cJ1J2*J2*J1-((cJ1A2*v1*A2*J1)/(h1Fun(t)+v1+cJ1A2*A2))-((cJ1A1*v1*A1*J1)/(h1Fun(t)+v1+cJ1A1*A1))-s1*J1+(1250*A1/(500*.5075+A1))+st1Fun(t)
    dJ2dt=-cJ2J1*J1*J2-((cJ2A1*v2*A1*J2)/(h2Fun(t)+v2+cJ2A1*A1))-((cJ2A2*v2*A2*J2)/(h2Fun(t)+v2+cJ2A2*A2))-s2*J2+(5000*A2/(500+A2))+st2Fun(t)
    return(list(c(dA1dt,dA2dt,dJ1dt,dJ2dt)))
  })
}

# var 3 a=5000; b=502
var3b<-function(t,y,params){
  A1<-y[1]
  A2<-y[2]
  J1<-y[3]
  J2<-y[4]
  with(as.list(params),{
    dA1dt=-qE1Fun(t)*A1-m1*A1+s1*J1
    dA2dt=-qE2Fun(t)*A2-m2*A2+s2*J2
    dJ1dt=-cJ1J2*J2*J1-((cJ1A2*v1*A2*J1)/(h1Fun(t)+v1+cJ1A2*A2))-((cJ1A1*v1*A1*J1)/(h1Fun(t)+v1+cJ1A1*A1))-s1*J1+(5000*A1/(500*1.0050+A1))+st1Fun(t)
    dJ2dt=-cJ2J1*J1*J2-((cJ2A1*v2*A1*J2)/(h2Fun(t)+v2+cJ2A1*A1))-((cJ2A2*v2*A2*J2)/(h2Fun(t)+v2+cJ2A2*A2))-s2*J2+(5000*A2/(500+A2))+st2Fun(t)
    return(list(c(dA1dt,dA2dt,dJ1dt,dJ2dt)))
  })
}

# var 4 a=5000; b=753
var4b<-function(t,y,params){
  A1<-y[1]
  A2<-y[2]
  J1<-y[3]
  J2<-y[4]
  with(as.list(params),{
    dA1dt=-qE1Fun(t)*A1-m1*A1+s1*J1
    dA2dt=-qE2Fun(t)*A2-m2*A2+s2*J2
    dJ1dt=-cJ1J2*J2*J1-((cJ1A2*v1*A2*J1)/(h1Fun(t)+v1+cJ1A2*A2))-((cJ1A1*v1*A1*J1)/(h1Fun(t)+v1+cJ1A1*A1))-s1*J1+(5000*A1/(500*1.5075+A1))+st1Fun(t)
    dJ2dt=-cJ2J1*J1*J2-((cJ2A1*v2*A1*J2)/(h2Fun(t)+v2+cJ2A1*A1))-((cJ2A2*v2*A2*J2)/(h2Fun(t)+v2+cJ2A2*A2))-s2*J2+(5000*A2/(500+A2))+st2Fun(t)
    return(list(c(dA1dt,dA2dt,dJ1dt,dJ2dt)))
  })
}

# var 5 a=5000; b=1000
var5b<-function(t,y,params){
  A1<-y[1]
  A2<-y[2]
  J1<-y[3]
  J2<-y[4]
  with(as.list(params),{
    dA1dt=-qE1Fun(t)*A1-m1*A1+s1*J1
    dA2dt=-qE2Fun(t)*A2-m2*A2+s2*J2
    dJ1dt=-cJ1J2*J2*J1-((cJ1A2*v1*A2*J1)/(h1Fun(t)+v1+cJ1A2*A2))-((cJ1A1*v1*A1*J1)/(h1Fun(t)+v1+cJ1A1*A1))-s1*J1+(5000*A1/(500*2+A1))+st1Fun(t)
    dJ2dt=-cJ2J1*J1*J2-((cJ2A1*v2*A1*J2)/(h2Fun(t)+v2+cJ2A1*A1))-((cJ2A2*v2*A2*J2)/(h2Fun(t)+v2+cJ2A2*A2))-s2*J2+(5000*A2/(500+A2))+st2Fun(t)
    return(list(c(dA1dt,dA2dt,dJ1dt,dJ2dt)))
  })
}

times=1:300
bs=c(500,5,253,502,753,1000)
qEs=seq(0,8,length.out=30)
combos=expand.grid(qEs,bs);colnames(combos)=c("qEs","bs")
store=data.frame(A1=0,A2=0,J1=0,J2=0);store=cbind(combos,store)
store2=data.frame(A1=0,A2=0,J1=0,J2=0);store2=cbind(combos,store2)

y01=c(500,5000,0,0)
for(i in 1:nrow(store)){
  qE1Fun=approxfun(x=tstep,y=c(rep(store$qEs[i],length(tstep))))
  qE2Fun=approxfun(x=tstep,y=rep(2,length(tstep)))
  h1Fun=approxfun(x=tstep,y=rep(8,length(tstep)))
  h2Fun=approxfun(x=tstep,y=rep(8,length(tstep)))
  st1Fun=approxfun(x=tstep,y=rep(0,length(tstep)))
  st2Fun=approxfun(x=tstep,y=rep(0,length(tstep)))
  
  p=c(c(s1=0.1,m1=0.1,cJ1A1=0.001,cJ1A2=0.05,cJ1J2=0.003,v1=1),
      c(s2=0.1,m2=0.1,cJ2A2=0.001,cJ2A1=0.03,cJ2J1=0.003,v2=1))
  if(store$bs[i]==500){
    sim=ode(y=y01,times=times,func=simBiggsQ2,parms=p)
  }else{if(store$bs[i]==5){
    sim=ode(y=y01,times=times,func=var5b,parms=p)
  }else{if(store$bs[i]==253){
    sim=ode(y=y01,times=times,func=var4b,parms=p)
  }else{if(store$bs[i]==502){
    sim=ode(y=y01,times=times,func=var3b,parms=p)
  }else{if(store$bs[i]==753){
    sim=ode(y=y01,times=times,func=var2b,parms=p)
  }else{if(store$bs[i]==1000){
    sim=ode(y=y01,times=times,func=var1b,parms=p)
  }
  }}}}}
  
  store$A1[i]=sim[nrow(sim)-1,2]
  store$A2[i]=sim[nrow(sim)-1,3]
  store$J1[i]=sim[nrow(sim)-1,4]
  store$J2[i]=sim[nrow(sim)-1,5]
}
y02=c(5000,500,0,0)
for(i in 1:nrow(store2)){
  qE1Fun=approxfun(x=tstep,y=c(rep(store2$qEs[i],length(tstep))))
  qE2Fun=approxfun(x=tstep,y=rep(1.8,length(tstep)))
  h1Fun=approxfun(x=tstep,y=rep(8,length(tstep)))
  h2Fun=approxfun(x=tstep,y=rep(8,length(tstep)))
  st1Fun=approxfun(x=tstep,y=rep(0,length(tstep)))
  st2Fun=approxfun(x=tstep,y=rep(0,length(tstep)))
  
  p=c(c(s1=0.1,m1=0.1,cJ1A1=0.001,cJ1A2=0.05,cJ1J2=0.003,v1=1),
      c(s2=0.1,m2=0.1,cJ2A2=0.001,cJ2A1=0.03,cJ2J1=0.003,v2=1))
  if(store2$bs[i]==500){
    sim=ode(y=y02,times=times,func=simBiggsQ2,parms=p)
  }else{if(store2$bs[i]==5){
    sim=ode(y=y02,times=times,func=var5b,parms=p)
  }else{if(store2$bs[i]==253){
    sim=ode(y=y02,times=times,func=var4b,parms=p)
  }else{if(store2$bs[i]==502){
    sim=ode(y=y02,times=times,func=var3b,parms=p)
  }else{if(store2$bs[i]==753){
    sim=ode(y=y02,times=times,func=var2b,parms=p)
  }else{if(store2$bs[i]==1000){
    sim=ode(y=y02,times=times,func=var1b,parms=p)
  }
  }}}}}
  store2$A1[i]=sim[nrow(sim)-1,2]
  store2$A2[i]=sim[nrow(sim)-1,3]
  store2$J1[i]=sim[nrow(sim)-1,4]
  store2$J2[i]=sim[nrow(sim)-1,5]
}


t17=tpS(x=store,y0=y01,parmName="bs")
t18=tpS(x=store2,y0=y02,parmName="bs")

#### PLOTTING ALL RESULTS ####

sen=rbind(t1[[1]],t2[[1]],t3[[1]],t4[[1]],t5[[1]],t6[[1]],t7[[1]],t8[[1]],t9[[1]],t10[[1]],t11[[1]],t12[[1]],t13[[1]],t14[[1]],t15[[1]],t16[[1]],t17[[1]],t18[[1]])

for(i in 1:nrow(sen)){
  sen$qETP[i]=ifelse(sen$minQTP[i]==0,sen$maxQTP[i],sen$minQTP[i])
}
for(i in 1:nrow(sen)){if(sen$parVal[i]%in%as){
  if(sen$parVal[i]==50){sen$parVal[i]=0.0100}else{
    if(sen$parVal[i]==5000){sen$parVal[i]=1}else{
      if(sen$parVal[i]==2537){sen$parVal[i]=0.5075}else{
        if(sen$parVal[i]==5025){sen$parVal[i]=1.0050}else{
          if(sen$parVal[i]==7512){sen$parVal[i]=1.5025}else{
            if(sen$parVal[i]==10000){sen$parVal[i]=2.0000}
          }
        }
      }
    }
  }
}else{if(sen$parVal[i]==5){sen$parVal[i]=0.0100}else{
  if(sen$parVal[i]==500){sen$parVal[i]=1}else{
    if(sen$parVal[i]==253){sen$parVal[i]=0.5075}else{
      if(sen$parVal[i]==502){sen$parVal[i]=1.0050}else{
        if(sen$parVal[i]==753){sen$parVal[i]=1.5025}else{
          if(sen$parVal[i]==1000){sen$parVal[i]=2.0000}
        }
      }
    }
  }
}}}

fits=rbind(t1[[2]],t2[[2]],t3[[2]],t4[[2]],t5[[2]],t6[[2]],t7[[2]],t8[[2]],t9[[2]],t10[[2]],t11[[2]],t12[[2]],t13[[2]],t14[[2]],t15[[2]],t16[[2]],t17[[2]],t18[[2]])
dumDat=data.frame()

lms=ggplot(data = dumDat)+theme_classic()+
  geom_point()+xlim(0.01,2)+ylim(0,8)+
  geom_abline(data = fits, aes(slope=slope,intercept=intercept,color=parName))
lms

sen$dom=gsub("A1","Species 1",sen$dom); sen$dom=gsub("A2","Species 2",sen$dom)
cur=unique(sen$parName)
repl=c("s1","m1","cj2a1","cj1a1","cj2j1","cj1j2","cj1a2","a","b")
for(i in 1:9){
  sen$parName=gsub(cur[i],repl[i],sen$parName)
}

grd=ggplot(sen,aes(x=parVal,y=qETP))+theme_classic()+
  geom_point()+facet_grid(dom~parName)+
  geom_line(color="blue")+
  xlab("Parameter Variance")+
  ylab("Harvest Rate")
grd
